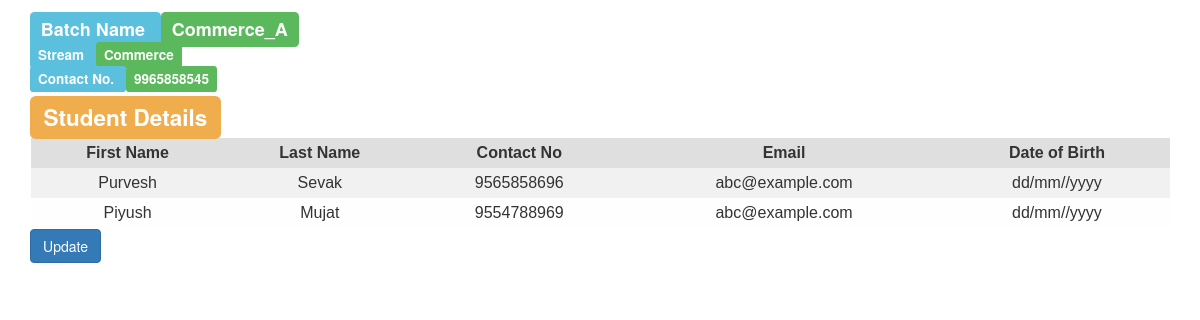
/batch/2/, run on the app's committed database.
### batch/models.py (models this page shows, shortened)
class Batch(models.Model):
    batch_name = models.CharField(max_length=100)
    batch_stream = models.CharField(max_length=100)
    batch_class = models.CharField(max_length=100)
    batch_contact = models.CharField(max_length=100)

class Student(models.Model):
    batch = models.ForeignKey(Batch, on_delete=models.CASCADE)
    first_name = models.CharField(max_length=100)
    last_name = models.CharField(max_length=100)
    student_contact = models.CharField(max_length=100)
    student_email = models.CharField(max_length=100, default='abc@example.com')
    student_DOB = models.CharField(max_length=100, default='dd/mm//yyyy')

### batch/views.py (the view)
# urls.py: url(r'^(?P<batch_id>[0-9]+)/$', views.batch_students, name = 'batch_students'),
def batch_students(request, batch_id):
    batch = get_object_or_404(Batch, pk = batch_id)
    return render(request, 'batch/batch_students.html', {'batch':batch})

### batch/templates/batch/batch_students.html (shortened to what this page needs)
<head>
    <link rel="stylesheet" href="https://maxcdn.bootstrapcdn.com/bootstrap/3.3.7/css/bootstrap.min.css"
>
</head>
<div class="container">
    <h3><span class="label label-info">Batch Name  </span><span class="label label-success">{{ batch.batch_name }} </span> </h3>
    <h4><span class="label label-info">Stream  </span><span class="label label-success">{{ batch.batch_stream }}</span> </h4>
    <h4><span class="label label-info">Contact No.  </span><span class="label label-success">{{ batch.batch_contact }}</span> </h4>
    <h2><b><span class="label label-warning">Student Details  </span></b></h2>
    <table style="width:100%">
        <tr>
            <div class="row">
                <th>First Name</th>
                <th>Last Name</th>
                <th>Contact No</th>
                <th>Email</th>
                <th>Date of Birth</th>
            </div>
      </tr>
        {% for student in batch.student_set.all %}
            <tr>
                <td>{{ student.first_name }}</td>
                <td>{{ student.last_name }}</td>
                <td>{{ student.student_contact }}</td>
                <td>{{ student.student_email }}</td>
                <td>{{ student.student_DOB }}</td>
            </tr>
        {% endfor %}
    </table>
    <a href="/batch/{{ batch.id }}/update_data/" class="btn btn-primary">Update</a>
</div>

### batch/templates/batch/batch_students.html (style rules this page uses)
table { color: #333; font-family: Helvetica, Arial, sans-serif; width: 640px; border-collapse: collapse; border-spacing: 0; }
td, th { border: 1px solid transparent; height: 30px; transition: all 0.3s; text-align: center; }
th { background: #DFDFDF; font-weight: bold; }
td { background: #FAFAFA; text-align: center; }
tr:nth-child(even) td { background: #F1F1F1; }
tr:nth-child(odd) td { background: #FEFEFE; }

### data on the page
Batch: batch_name "Commerce_A", batch_stream "Commerce", batch_contact "9965858545"
Student: first_name "Purvesh", last_name "Sevak", student_contact "9565858696", student_email "abc@example.com", student_DOB "dd/mm//yyyy"
Student: first_name "Piyush", last_name "Mujat", student_contact "9554788969", student_email "abc@example.com", student_DOB "dd/mm//yyyy"
